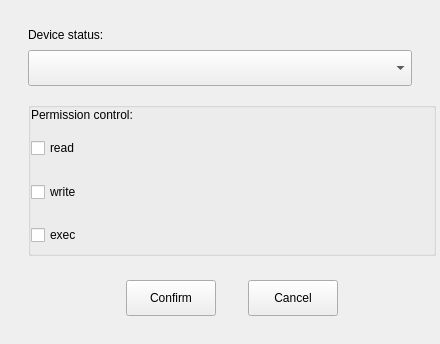
<?xml version="1.0" encoding="UTF-8"?>
<ui version="4.0">
 <class>DevicePermission</class>
 <widget class="QWidget" name="DevicePermission">
  <property name="geometry">
   <rect>
    <x>0</x>
    <y>0</y>
    <width>440</width>
    <height>344</height>
   </rect>
  </property>
  <property name="sizePolicy">
   <sizepolicy hsizetype="Fixed" vsizetype="Fixed">
    <horstretch>0</horstretch>
    <verstretch>0</verstretch>
   </sizepolicy>
  </property>
  <property name="minimumSize">
   <size>
    <width>440</width>
    <height>344</height>
   </size>
  </property>
  <property name="maximumSize">
   <size>
    <width>440</width>
    <height>344</height>
   </size>
  </property>
  <property name="windowTitle">
   <string>Form</string>
  </property>
  <layout class="QVBoxLayout" name="verticalLayout_4">
   <property name="spacing">
    <number>0</number>
   </property>
   <property name="leftMargin">
    <number>4</number>
   </property>
   <property name="topMargin">
    <number>4</number>
   </property>
   <property name="rightMargin">
    <number>4</number>
   </property>
   <property name="bottomMargin">
    <number>4</number>
   </property>
   <item>
    <widget class="QWidget" name="m_contents" native="true">
     <layout class="QVBoxLayout" name="verticalLayout_3">
      <property name="spacing">
       <number>16</number>
      </property>
      <property name="leftMargin">
       <number>24</number>
      </property>
      <property name="topMargin">
       <number>24</number>
      </property>
      <property name="rightMargin">
       <number>0</number>
      </property>
      <property name="bottomMargin">
       <number>24</number>
      </property>
      <item>
       <layout class="QVBoxLayout" name="verticalLayout">
        <property name="spacing">
         <number>8</number>
        </property>
        <item>
         <widget class="QLabel" name="label">
          <property name="text">
           <string>Device status:</string>
          </property>
         </widget>
        </item>
        <item>
         <widget class="QComboBox" name="m_status">
          <property name="minimumSize">
           <size>
            <width>384</width>
            <height>36</height>
           </size>
          </property>
          <property name="maximumSize">
           <size>
            <width>384</width>
            <height>36</height>
           </size>
          </property>
         </widget>
        </item>
       </layout>
      </item>
      <item>
       <widget class="QGroupBox" name="m_groupBox">
        <property name="checked">
         <bool>false</bool>
        </property>
        <layout class="QVBoxLayout" name="verticalLayout_2">
         <property name="spacing">
          <number>8</number>
         </property>
         <property name="leftMargin">
          <number>0</number>
         </property>
         <property name="topMargin">
          <number>0</number>
         </property>
         <property name="rightMargin">
          <number>0</number>
         </property>
         <property name="bottomMargin">
          <number>0</number>
         </property>
         <item>
          <widget class="QLabel" name="label_2">
           <property name="text">
            <string>Permission control:</string>
           </property>
          </widget>
         </item>
         <item>
          <widget class="QCheckBox" name="m_read">
           <property name="minimumSize">
            <size>
             <width>384</width>
             <height>36</height>
            </size>
           </property>
           <property name="maximumSize">
            <size>
             <width>384</width>
             <height>36</height>
            </size>
           </property>
           <property name="text">
            <string>read</string>
           </property>
          </widget>
         </item>
         <item>
          <widget class="QCheckBox" name="m_write">
           <property name="minimumSize">
            <size>
             <width>384</width>
             <height>36</height>
            </size>
           </property>
           <property name="maximumSize">
            <size>
             <width>384</width>
             <height>36</height>
            </size>
           </property>
           <property name="text">
            <string>write</string>
           </property>
          </widget>
         </item>
         <item>
          <widget class="QCheckBox" name="m_exec">
           <property name="minimumSize">
            <size>
             <width>384</width>
             <height>36</height>
            </size>
           </property>
           <property name="maximumSize">
            <size>
             <width>384</width>
             <height>36</height>
            </size>
           </property>
           <property name="text">
            <string>exec</string>
           </property>
          </widget>
         </item>
        </layout>
       </widget>
      </item>
      <item>
       <layout class="QHBoxLayout" name="horizontalLayout">
        <property name="spacing">
         <number>32</number>
        </property>
        <property name="topMargin">
         <number>8</number>
        </property>
        <item>
         <spacer name="horizontalSpacer">
          <property name="orientation">
           <enum>Qt::Horizontal</enum>
          </property>
          <property name="sizeHint" stdset="0">
           <size>
            <width>40</width>
            <height>20</height>
           </size>
          </property>
         </spacer>
        </item>
        <item>
         <widget class="QPushButton" name="m_confirm">
          <property name="minimumSize">
           <size>
            <width>90</width>
            <height>36</height>
           </size>
          </property>
          <property name="maximumSize">
           <size>
            <width>90</width>
            <height>36</height>
           </size>
          </property>
          <property name="text">
           <string>Confirm</string>
          </property>
         </widget>
        </item>
        <item>
         <widget class="QPushButton" name="m_cancel">
          <property name="minimumSize">
           <size>
            <width>90</width>
            <height>36</height>
           </size>
          </property>
          <property name="maximumSize">
           <size>
            <width>90</width>
            <height>36</height>
           </size>
          </property>
          <property name="text">
           <string>Cancel</string>
          </property>
         </widget>
        </item>
        <item>
         <spacer name="horizontalSpacer_2">
          <property name="orientation">
           <enum>Qt::Horizontal</enum>
          </property>
          <property name="sizeHint" stdset="0">
           <size>
            <width>40</width>
            <height>20</height>
           </size>
          </property>
         </spacer>
        </item>
       </layout>
      </item>
     </layout>
    </widget>
   </item>
  </layout>
 </widget>
 <resources/>
 <connections/>
</ui>
